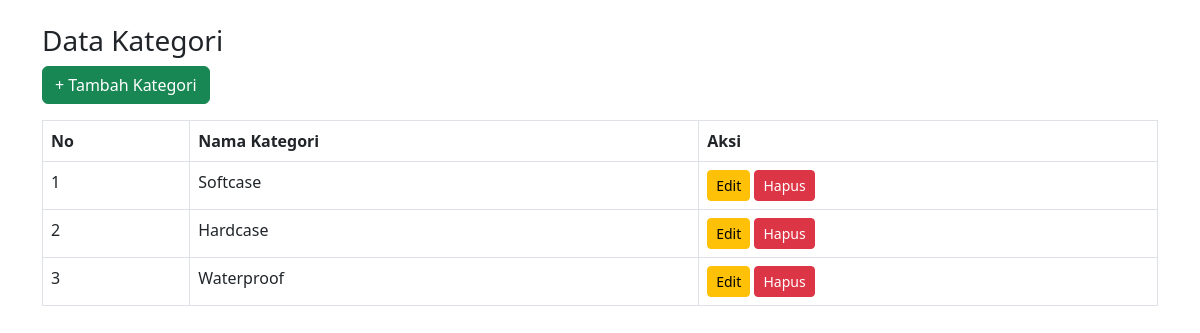
Page /casing_store/admin/kategori/index.php on the committed database.
### tables this page shows
CREATE TABLE `kategori_produk` (
  `id` int NOT NULL,
  `nama_kategori` varchar(100) NOT NULL
);

### casing_store/admin/kategori/index.php (the view, shortened to what this page needs)
<?php
include '../../config/koneksi.php';
$kategori = mysqli_query($conn, "SELECT * FROM kategori_produk");
?>
<!DOCTYPE html>
<html>
<head>
    <link rel="stylesheet" href="https://cdn.jsdelivr.net/npm/bootstrap@5.3.0/dist/css/bootstrap.min.css">
</head>
<body class="container mt-4">
    <h3>Data Kategori</h3>
    <a href="tambah.php" class="btn btn-success mb-3">+ Tambah Kategori</a>
    <table class="table table-bordered">
        <tr>
            <th>No</th>
            <th>Nama Kategori</th>
            <th>Aksi</th>
        </tr>
        <?php $no = 1; while($row = mysqli_fetch_assoc($kategori)): ?>
        <tr>
            <td><?= $no++ ?></td>
            <td><?= htmlspecialchars($row['nama_kategori']) ?></td>
            <td>
                <a href="edit.php?id=<?= $row['id'] ?>" class="btn btn-warning btn-sm">Edit</a>
                <a href="hapus.php?id=<?= $row['id'] ?>" class="btn btn-danger btn-sm" onclick="return confirm('Yakin?')">Hapus</a>
            </td>
        </tr>
        <?php endwhile; ?>
    </table>
</body>
</html>

### rows in the picture
kategori_produk: nama_kategori "Softcase"
kategori_produk: nama_kategori "Hardcase"
kategori_produk: nama_kategori "Waterproof"
